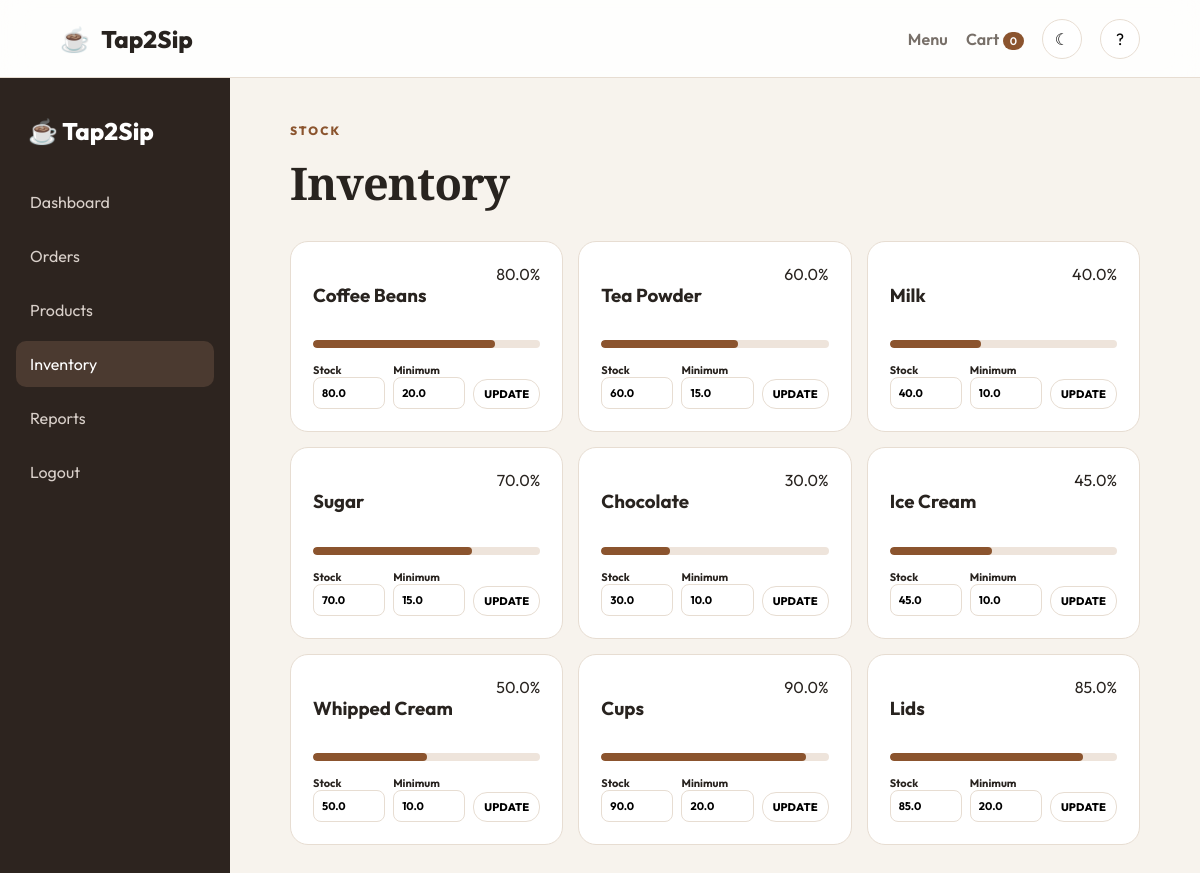
Page /admin/inventory (signed in) on the committed database.
### tables this page shows
CREATE TABLE inventory(
        id INTEGER PRIMARY KEY AUTOINCREMENT,
        ingredient TEXT UNIQUE NOT NULL,
        quantity REAL NOT NULL,
        minimum_quantity REAL NOT NULL,
        unit TEXT DEFAULT 'units'
    );

### app.py (the view)
@app.route("/admin/inventory")
def admin_inventory():
    if not admin_required(): return redirect(url_for("admin_login"))
    db=get_db(); inv=db.execute("SELECT * FROM inventory ORDER BY id").fetchall(); db.close()
    return render_template("admin/inventory.html",inventory=inv)

### app.py (called while the page is built)
def get_db():
    db = sqlite3.connect(DB_PATH)
    db.row_factory = sqlite3.Row
    return db

@app.context_processor
def inject_globals():
    return {"cart_count": sum(i.get("quantity",1) for i in session.get("cart", []))}

def admin_required():
    return session.get("admin") is True

### templates/admin/inventory.html
{% extends "base.html" %}{% block title %}Tap2Sip | Inventory{% endblock %}
{% block content %}<div class="admin-shell"><aside class="sidebar"><div class="brand">☕ Tap2Sip</div><a href="{{url_for('admin_dashboard')}}">Dashboard</a><a href="{{url_for('admin_orders')}}">Orders</a><a href="{{url_for('admin_products')}}">Products</a><a class="active" href="{{url_for('admin_inventory')}}">Inventory</a><a href="{{url_for('admin_reports')}}">Reports</a><a href="{{url_for('admin_logout')}}">Logout</a></aside><section class="admin-main"><div class="admin-head"><div><div class="eyebrow">STOCK</div><h1>Inventory</h1></div></div><div class="inventory-grid">{% for x in inventory %}<div class="inventory-card {% if x.quantity<=x.minimum_quantity %}low{% endif %}"><div class="inv-top"><h3>{{x.ingredient}}</h3><span>{{x.quantity}}{{x.unit}}</span></div><div class="progress"><i style="width:{{x.quantity}}%"></i></div><form method="post" action="{{url_for('admin_inventory_update',item_id=x.id)}}" class="inv-form"><label>Stock<input type="number" step="0.1" name="quantity" value="{{x.quantity}}"></label><label>Minimum<input type="number" step="0.1" name="minimum_quantity" value="{{x.minimum_quantity}}"></label><button class="secondary-btn tiny">UPDATE</button></form></div>{% endfor %}</div></section></div>{% endblock %}

### static/css/style.css (style rules this page uses)
:root { --bg:#f7f3ed;--surface:#fff;--text:#28231f;--muted:#776f68;--accent:#8b542e;--accent2:#dcae78;--line:#e7ddd2;--shadow:0 18px 45px rgba(66,42,24,.10) }
* { box-sizing:border-box }
body { margin:0;background:var(--bg);color:var(--text);font-family:"Outfit",sans-serif }
a { text-decoration:none;color:inherit }
button,input,select,textarea { font:inherit }
.brand { font-size:24px;font-weight:800;letter-spacing:-.7px }
.eyebrow { font-size:12px;letter-spacing:2px;font-weight:800;color:var(--accent);margin-bottom:14px }
.primary-btn,.secondary-btn { display:inline-flex;align-items:center;justify-content:center;border:0;border-radius:14px;padding:14px 22px;font-weight:800;cursor:pointer;transition:.2s }
.secondary-btn { background:var(--surface);border:1px solid var(--line) }
.admin-shell { display:flex;min-height:calc(100vh - 78px) }
.sidebar { width:230px;background:#2d241f;color:white;padding:28px 16px;display:flex;flex-direction:column;gap:8px }
.sidebar .brand { padding:10px 12px 25px }
.sidebar a { padding:13px 14px;border-radius:10px;color:#d9d0ca }
.sidebar a:hover,.sidebar a.active { background:#4b3a30;color:white }
.admin-main { flex:1;padding:45px 5vw }
.admin-head { display:flex;justify-content:space-between;align-items:center;margin-bottom:28px }
.admin-head h1 { font-family:"Playfair Display",serif;font-size:45px;margin:0 }
.stat,.panel,.inventory-card { background:var(--surface);border:1px solid var(--line);border-radius:18px;padding:22px }
.tiny { padding:7px 10px;font-size:11px }
.inventory-grid { display:grid;grid-template-columns:repeat(3,1fr);gap:15px }
.inv-top { display:flex;justify-content:space-between }
.progress { height:8px;background:#eee4db;border-radius:99px;overflow:hidden;margin:15px 0 }
.progress i { display:block;height:100%;background:var(--accent);border-radius:99px }
.inv-form { display:flex;gap:8px;align-items:end }
.inv-form label { font-size:11px;font-weight:700;flex:1 }
.inv-form input { width:100%;padding:8px;border:1px solid var(--line);border-radius:8px }
.brand,.topbar nav>a,.primary-btn,.secondary-btn,.pay-card h2,.product-info h3,.category-card h3,.summary .total { letter-spacing:.1px }
.hero h1,.page-head h1,.section h2,.page-head h2,.custom-card h2,.success-head h1,.admin-head h1,.admin-login h1 { letter-spacing:-.8px }

### rows in the picture
inventory: ingredient "Coffee Beans", quantity "80.0", unit "%", minimum_quantity "20.0"
inventory: ingredient "Tea Powder", quantity "60.0", unit "%", minimum_quantity "15.0"
inventory: ingredient "Milk", quantity "40.0", unit "%", minimum_quantity "10.0"
inventory: ingredient "Sugar", quantity "70.0", unit "%", minimum_quantity "15.0"
inventory: ingredient "Chocolate", quantity "30.0", unit "%", minimum_quantity "10.0"
inventory: ingredient "Ice Cream", quantity "45.0", unit "%", minimum_quantity "10.0"
inventory: ingredient "Whipped Cream", quantity "50.0", unit "%", minimum_quantity "10.0"
inventory: ingredient "Cups", quantity "90.0", unit "%", minimum_quantity "20.0"
inventory: ingredient "Lids", quantity "85.0", unit "%", minimum_quantity "20.0"

### other values in the picture
{{ cart_count }} "0"
